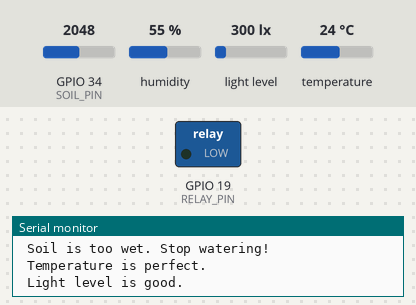
Bench run of a sketch on a simulated ESP32. Parts: switched loads named in the sketch (green lamp = pin HIGH), the last lines printed to the serial monitor. The test bench sets the inputs (shaded band); at power-on: GPIO 34 (SOIL_PIN) = 2048, light level 300 lx, humidity 55 %, temperature 24 °C. WiFi joins after 1.5 s; servers stay silent unless stated.

Above: at 2.7 s.
2.8 s: GPIO 34 (SOIL_PIN) set to 3354
9.0 s: GPIO 34 (SOIL_PIN) set to 3459
At 12.6 s:
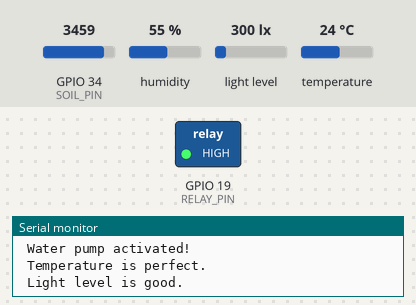
13.3 s: light level set to 162 lx
17.6 s: light level set to 133 lx
30.9 s: GPIO 34 (SOIL_PIN) set to 2866
At 34.5 s:
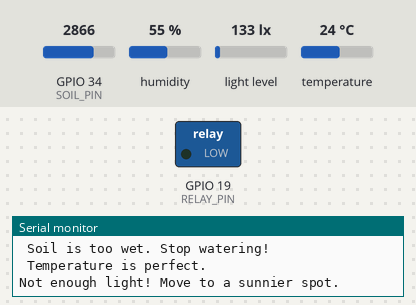
Timing chart, 0 to 36.0 s (numbered marks = the images above; inputs shaded):
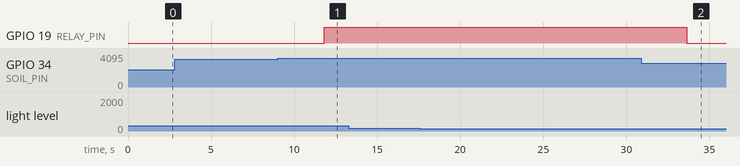

The sketch:

plant_doctor.ino.ino
```cpp
#include <Wire.h>
#include <Adafruit_Sensor.h>
#include <DHT.h>
#include <BH1750.h>
#include <WiFi.h>
#include <Firebase_ESP_Client.h>

// Wi-Fi credentials
#define WIFI_SSID ""
#define WIFI_PASSWORD ""

// Firebase project details
#define FIREBASE_HOST ""
#define FIREBASE_AUTH ""

#define SOIL_PIN 34        // Soil sensor analog pin
#define DHT_PIN 18         // DHT11 signal pin
#define DHT_TYPE DHT11
#define RELAY_PIN 19       // Relay control pin for water pump

DHT dht(DHT_PIN, DHT_TYPE);
BH1750 lightMeter;

// Firebase objects
FirebaseData fbdo;
FirebaseConfig firebaseConfig;
FirebaseAuth firebaseAuth;

// Variables to track timing
unsigned long previousMillis = 0;
const long interval = 5000;  // 5 seconds between data transmissions

void setup() {
  Serial.begin(115200);
  dht.begin();
  Wire.begin(21, 22);      // SDA, SCL for ESP32
  lightMeter.begin();

  // Initialize relay pin
  pinMode(RELAY_PIN, OUTPUT);
  digitalWrite(RELAY_PIN, LOW);  // Ensure pump is OFF at startup

  Serial.println("Smart Aloe Doctor is starting...");

  // Connect to Wi-Fi
  WiFi.begin(WIFI_SSID, WIFI_PASSWORD);
  Serial.println("Connecting to WiFi...");

  while (WiFi.status() != WL_CONNECTED) {
    Serial.print(".");
    delay(500);
  }
  Serial.println("\nWi-Fi connected!");
  Serial.print("IP address: ");
  Serial.println(WiFi.localIP());

  // Initialize Firebase
  firebaseConfig.host = FIREBASE_HOST;
  firebaseConfig.signer.tokens.legacy_token = FIREBASE_AUTH;

  Firebase.begin(&firebaseConfig, &firebaseAuth);
  Firebase.reconnectWiFi(true);

  Serial.println("Firebase initialized!");
}

void loop() {
  unsigned long currentMillis = millis();

  //  Soil Moisture
  int rawSoil = analogRead(SOIL_PIN);
  int soilPercent = map(rawSoil, 3700, 1600, 0, 100);  // dry = 3700, wet = 1600
  soilPercent = constrain(soilPercent, 0, 100);

  //  Temperature
  float temp = dht.readTemperature();

  //  Light
  float lux = lightMeter.readLightLevel();

  // Pump status variable
  String pumpStatus = "OFF";

  //  Smart doctor Message
  Serial.println("---------------");
  Serial.print("Soil Moisture: "); Serial.print(soilPercent); Serial.println("%");
  Serial.print("Temperature: "); Serial.print(temp); Serial.println("°C");
  Serial.print("Light: "); Serial.print(lux); Serial.println(" lux");

  if (soilPercent < 15) {
    Serial.println(" Aloe is thirsty! Water it.");
    digitalWrite(RELAY_PIN, HIGH);  // Turn ON the water pump
    pumpStatus = "ON";
    Serial.println(" Water pump activated!");
  } else if (soilPercent > 25) {
    Serial.println(" Soil is too wet. Stop watering!");
    digitalWrite(RELAY_PIN, LOW);   // Turn OFF the water pump
    pumpStatus = "OFF";
  } else {
    Serial.println(" Soil moisture is fine.");
    digitalWrite(RELAY_PIN, LOW);   // Turn OFF the water pump
    pumpStatus = "OFF";
  }

  if (temp < 13) {
    Serial.println(" Too cold for Aloe!");
  } else if (temp > 35) {
    Serial.println(" Too hot for Aloe!");
  } else {
    Serial.println(" Temperature is perfect.");
  }

  if (lux < 150) {
    Serial.println("Not enough light! Move to a sunnier spot.");
  } else {
    Serial.println(" Light level is good.");
  }

  // Send data to Firebase every 5 seconds
  if (currentMillis - previousMillis >= interval) {
    previousMillis = currentMillis;

    if (WiFi.status() != WL_CONNECTED) {
      Serial.println("Wi-Fi disconnected. Reconnecting...");
      WiFi.reconnect();
      return;
    }

    if (Firebase.ready()) {
      // Send soil moisture data
      if (Firebase.RTDB.setInt(&fbdo, "/plant/soilMoisture", soilPercent)) {
        Serial.println("Soil moisture data sent successfully");
      } else {
        Serial.printf("Failed to send soil moisture data: %s\n", fbdo.errorReason().c_str());
      }

      // Send temperature data
      if (Firebase.RTDB.setFloat(&fbdo, "/plant/temperature", temp)) {
        Serial.println("Temperature data sent successfully");
      } else {
        Serial.printf("Failed to send temperature data: %s\n", fbdo.errorReason().c_str());
      }

      // Send light data
      if (Firebase.RTDB.setFloat(&fbdo, "/plant/light", lux)) {
        Serial.println("Light data sent successfully");
      } else {
        Serial.printf("Failed to send light data: %s\n", fbdo.errorReason().c_str());
      }

      // Send pump status to Firebase
      if (Firebase.RTDB.setString(&fbdo, "/plant/pumpStatus", pumpStatus)) {
        Serial.println("Pump status sent successfully");
      } else {
        Serial.printf("Failed to send pump status: %s\n", fbdo.errorReason().c_str());
      }

      // Send status messages
      String moistureStatus = "";
      if (soilPercent < 15) {
        moistureStatus = "Thirsty! Water it.";
      } else if (soilPercent > 25) {
        moistureStatus = "Too wet! Stop watering!";
      } else {
        moistureStatus = "Moisture is fine.";
      }

      String tempStatus = "";
      if (temp < 13) {
        tempStatus = "Too cold!";
      } else if (temp > 35) {
        tempStatus = "Too hot!";
      } else {
        tempStatus = "Temperature is perfect.";
      }

      String lightStatus = "";
      if (lux < 150) {
        lightStatus = "Not enough light!";
      } else {
        lightStatus = "Light level is good.";
      }

      Firebase.RTDB.setString(&fbdo, "/plant/moistureStatus", moistureStatus);
      Firebase.RTDB.setString(&fbdo, "/plant/temperatureStatus", tempStatus);
      Firebase.RTDB.setString(&fbdo, "/plant/lightStatus", lightStatus);

      // Add timestamp
      Firebase.RTDB.setInt(&fbdo, "/plant/lastUpdate", currentMillis / 1000);

      Serial.println("All data sent to Firebase!");
    } else {
      Serial.println("Firebase not ready.");
    }
  }

  delay(3000); // Wait 3 seconds before next sensor check
}
```

Measured:
- the behaviour switches between 3385 and 3386 on GPIO 34 (SOIL_PIN) (found by bisection; images 0 and 1)
- after the input at 9.0 s, GPIO 19 (RELAY_PIN): LOW → HIGH after 2.8 s
- after the input at 30.9 s, GPIO 19 (RELAY_PIN): HIGH → LOW after 2.7 s
